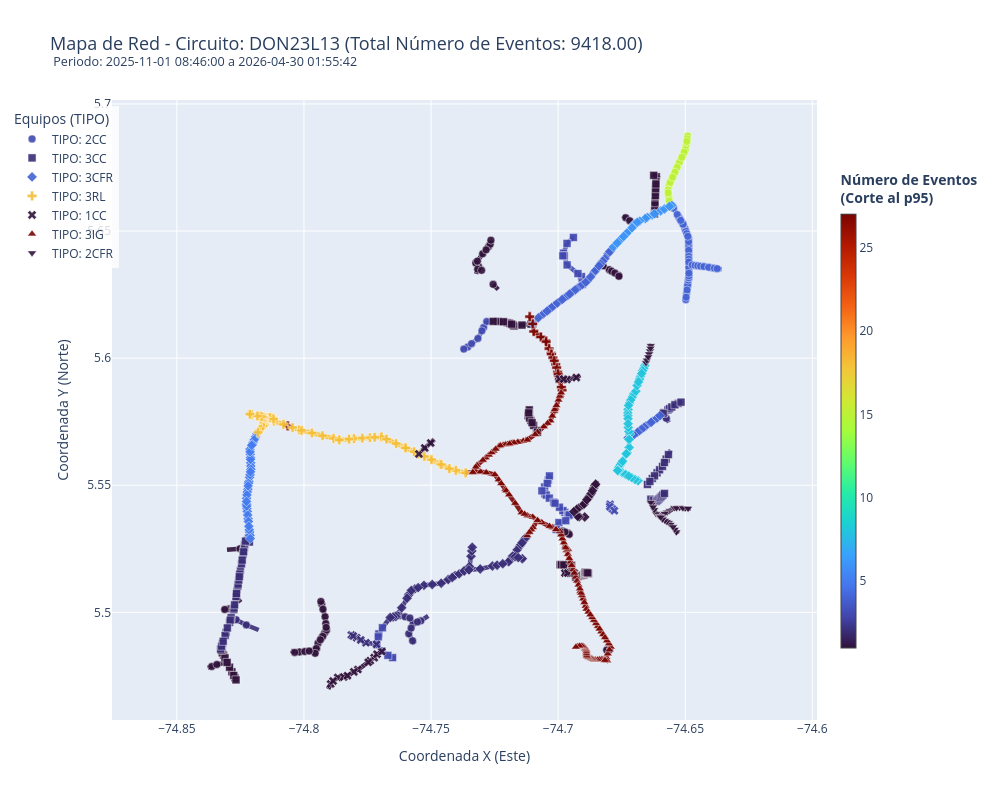

The cell this chart's notebook holds for it:
### Markdown cell above
## 2.2 GIS MAP

### Code cell
from chec_local_interpreter.plotting import plot_circuit_map_plotly

# =================================================================
# Ejemplo de uso:
# =================================================================
plot_circuit_map_plotly(
    df=raw_df, 
    circuito_name='DON23L13', 
    date_range=None, 
    color_target='number_of_events'
)
